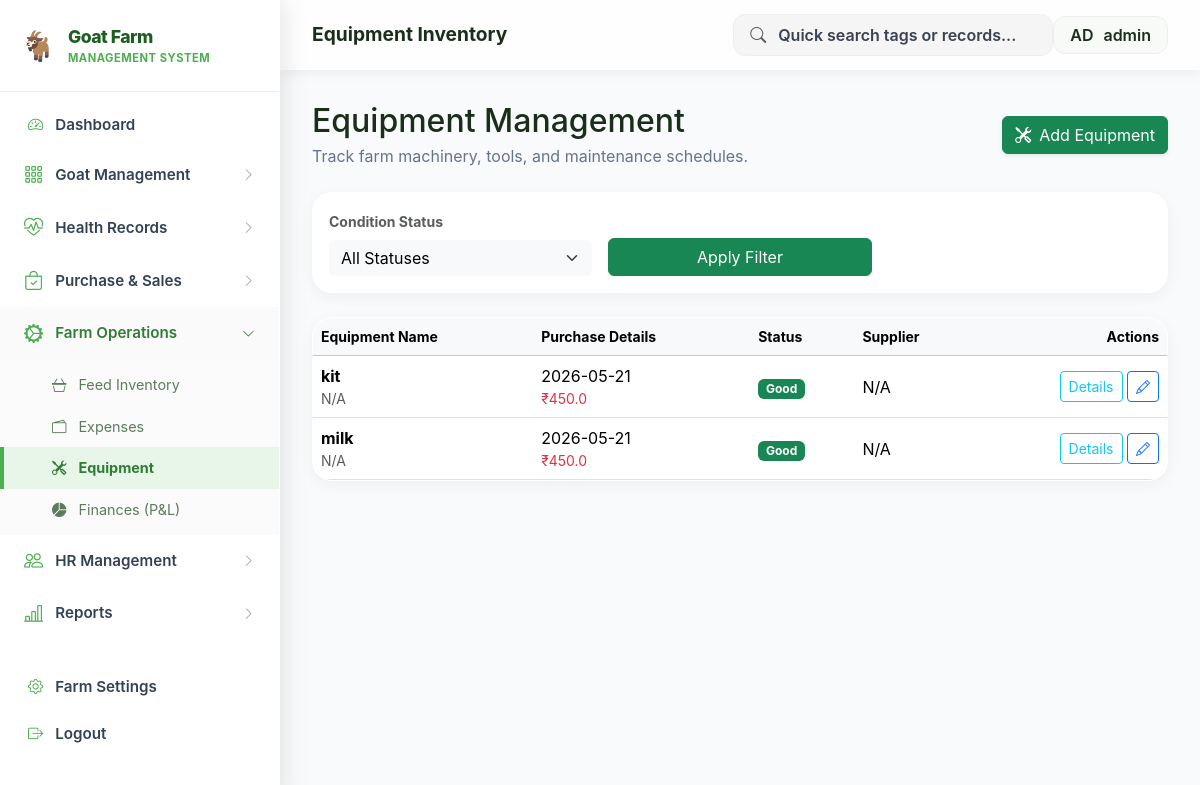
/equipment (signed in), run on an earlier commit of the app's database.
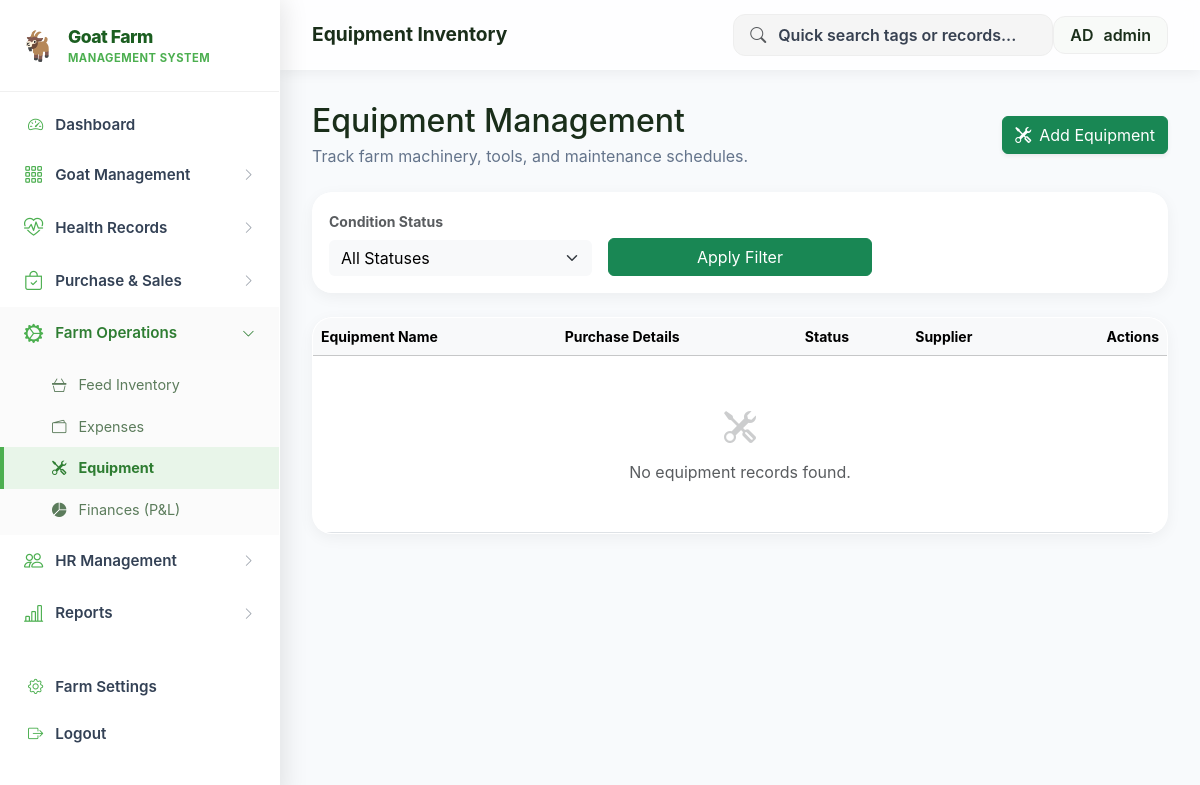
And on a later commit of the database.
### tables this page shows
CREATE TABLE equipment (
            id INTEGER PRIMARY KEY AUTOINCREMENT,
            equipment_name TEXT NOT NULL, category_id INTEGER,
            supplier_id INTEGER, purchase_date DATE, purchase_cost REAL,
            condition_status TEXT DEFAULT 'Good', assigned_employee TEXT,
            last_used_date DATE, service_due_date DATE,
            service_due_alert INTEGER DEFAULT 0, notes TEXT, name TEXT, type TEXT, supplier TEXT, status TEXT);

### Project_goatfarm.py (the view)
@app.route('/equipment')
def equipment():
    db = get_db()
    name_filter = request.args.get('name', '')
    type_filter = request.args.get('type', '')
    status_filter = request.args.get('status', '')
    q = "SELECT * FROM equipment WHERE 1=1"
    p = []
    if name_filter:
        q += " AND name LIKE ?"; p.append(f'%{name_filter}%')
    if type_filter:
        q += " AND type=?"; p.append(type_filter)
    if status_filter:
        q += " AND status=?"; p.append(status_filter)
    records = db.execute(q, p).fetchall()
    return render_template('equipment.html', records=records, name_filter=name_filter, type_filter=type_filter, status_filter=status_filter)

### Project_goatfarm.py (called while the page is built)
def get_db():
    conn = sqlite3.connect(DB_FILE)
    conn.row_factory = sqlite3.Row
    return conn

@app.before_request
def require_login():
    allowed_routes = ['login', 'static', 'register', 'verify_otp', 'goats', 'goat_detail']
    if request.endpoint not in allowed_routes and 'user_id' not in session:
        return redirect(url_for('login'))

### templates/equipment.html (shortened to what this page needs)
{% extends 'layout.html' %}
{% block page_title %}Equipment Inventory{% endblock %}
{% block content %}
<div class="page-header mb-4 d-flex justify-content-between align-items-center">
    <div>
        <h2 class="fw-800 text-dark mb-1">Equipment Management</h2>
        <p class="text-muted mb-0">Track farm machinery, tools, and maintenance schedules.</p>
    </div>
    <a href="{{ url_for('equipment_add') }}" class="btn btn-success shadow-sm"><i class="bi bi-tools me-2"></i>Add Equipment</a>
</div>
<div class="card border-0 mb-4">
    <div class="card-body">
        <form method="GET" action="{{ url_for('equipment') }}" class="row g-3">
            <div class="col-md-4">
                <label class="form-label small fw-bold text-muted">Condition Status</label>
                <select name="status" class="form-select border-0 bg-light">
                    <option value="">All Statuses</option>
                </select>
            </div>
            <div class="col-md-4 d-flex align-items-end">
                <button type="submit" class="btn btn-success w-100">Apply Filter</button>
            </div>
        </form>
    </div>
</div>
<div class="card border-0 overflow-hidden">
    <div class="table-responsive">
        <table class="table mb-0 align-middle">
            <thead class="table-light text-muted small fw-bold">
                <tr>
                    <th>Equipment Name</th>
                    <th>Purchase Details</th>
                    <th>Status</th>
                    <th>Supplier</th>
                    <th class="text-end">Actions</th>
                </tr>
            </thead>
            <tbody>
                {% for record in records %}
                <tr>
                    <td>
                        <div class="fw-bold">{{ record.name }}</div>
                        <div class="small text-muted">{{ record.type or 'N/A' }}</div>
                    </td>
                    <td>
                        <div>{{ record.purchase_date or 'N/A' }}</div>
                        <div class="text-danger small">₹{{ record.purchase_cost or 0 }}</div>
                    </td>
                    <td>
                        {% if record.status == 'Good' %}
                            <span class="badge bg-success">Good</span>
                        {% elif record.status == 'Needs Repair' %}
                            <span class="badge bg-warning text-dark">Needs Repair</span>
                        {% else %}
                            <span class="badge bg-danger">Out of Service</span>
                        {% endif %}
                    </td>
                    <td>{{ record.supplier or 'N/A' }}</td>
                    <td class="text-end">
                        <a href="{{ url_for('equipment_detail', id=record.id) }}" class="btn btn-sm btn-outline-info">Details</a>
                        <a href="{{ url_for('equipment_edit', id=record.id) }}" class="btn btn-sm btn-outline-primary"><i class="bi bi-pencil"></i></a>
                    </td>
                </tr>
                {% else %}
                <tr>
                    <td colspan="5" class="text-center py-5 text-muted">
                        <i class="bi bi-tools d-block mb-2" style="font-size: 2rem; opacity: 0.3;"></i>
                        No equipment records found.
                    </td>
                </tr>
                {% endfor %}
            </tbody>
        </table>
    </div>
</div>
{% endblock %}

What changed in the data, as far as the page shows it:
removed equipment: name "kit", type "N/A", purchase_date "2026-05-21", purchase_cost "450.0", status "Good", supplier "N/A"
removed equipment: name "milk", type "N/A", purchase_date "2026-05-21", purchase_cost "450.0", status "Good", supplier "N/A"
Also different on the page:
text now shown: "No equipment records found."
